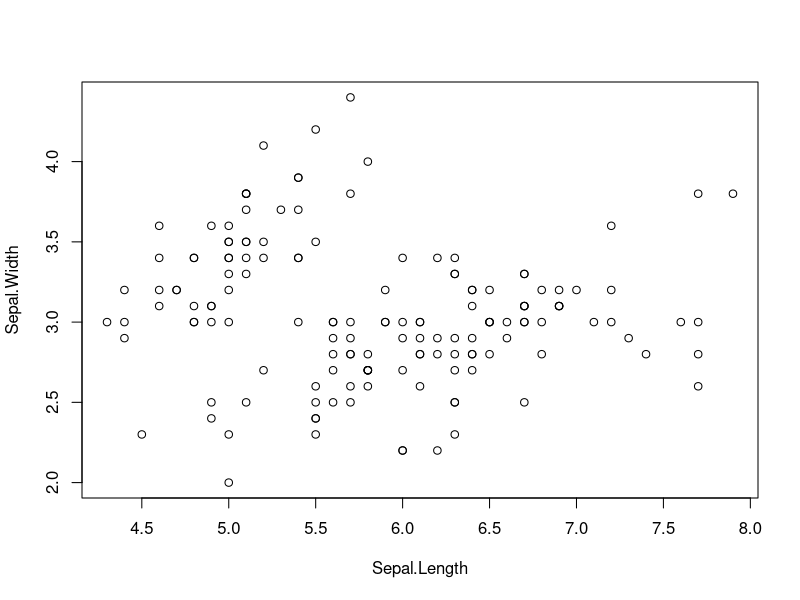
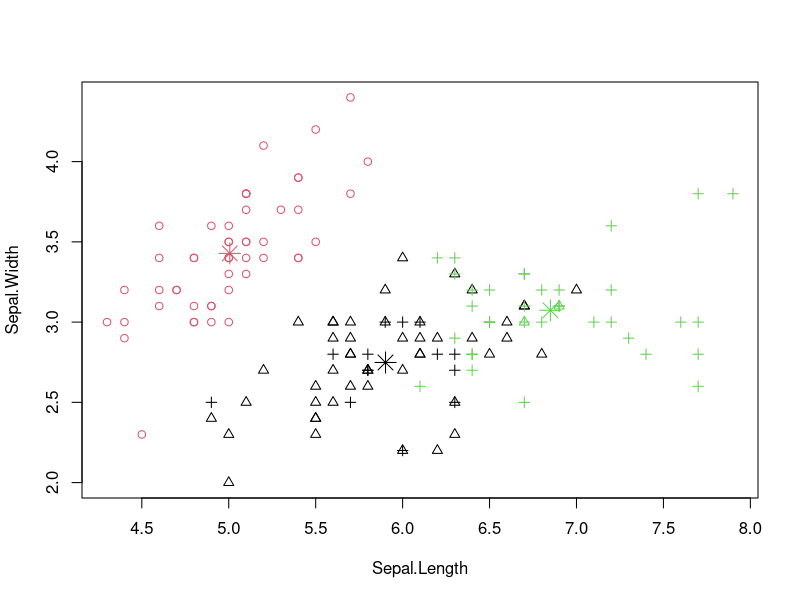

Source code (R) for these figures, in order:
pColumns <- c('Sepal.Length', 'Sepal.Width', 'Petal.Length', 'Petal.Width');

plot(iris[, c("Sepal.Length", "Sepal.Width")])

#分类模型训练
kmc <- kmeans(iris[, pColumns], 3);

table(iris$Species, kmc$cluster);  #查看分类概括  
prop.table(table(iris$Species, kmc$cluster), 1)

#聚类结果可视化   
#不同的颜色代表不同的聚类结果，不同的形状代表训练数据集的原始分类情况。
plot(
  iris[c("Sepal.Length", "Sepal.Width")], 
  col = kmc$cluster, 
  pch = as.integer(iris$Species)
);

points(
  kmc$centers[, c("Sepal.Length", "Sepal.Width")], 
  col = 1:3, 
  pch = 8, 
  cex=2
)

